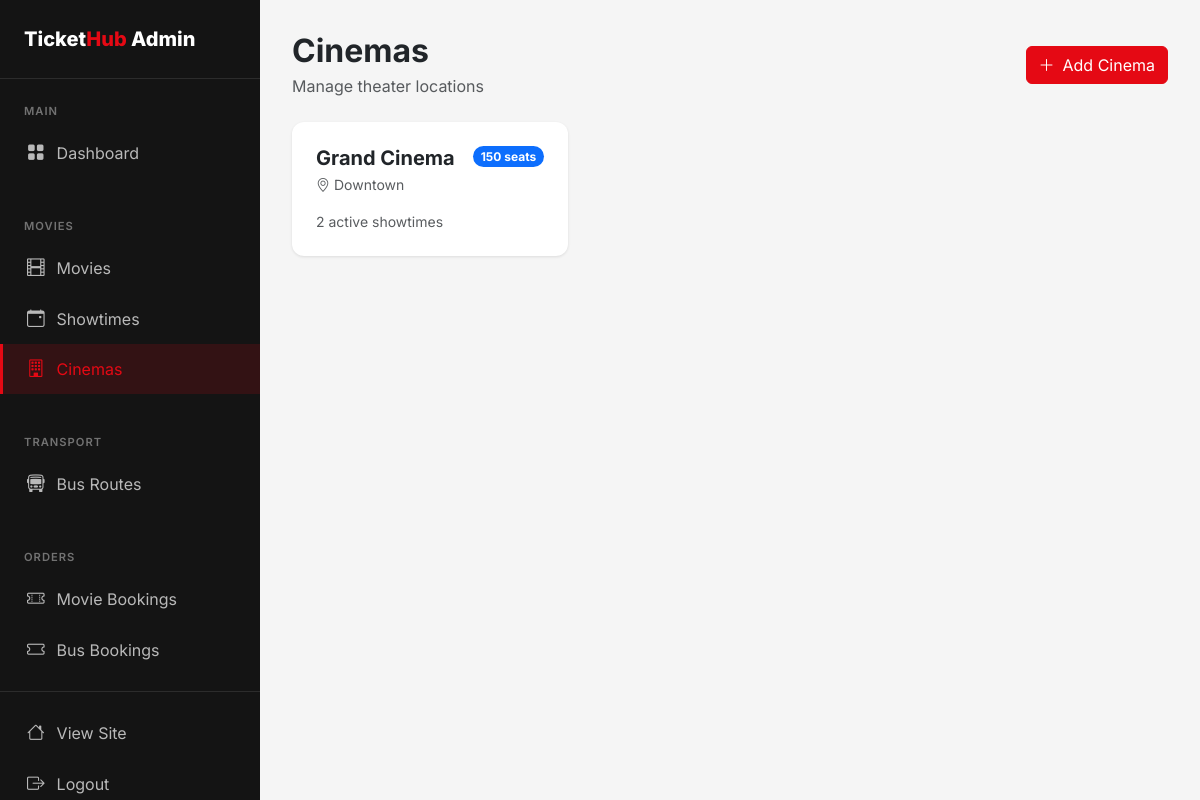
/admin/cinemas (signed in), run on the app's committed database.
### flask_app/app.py (models this page shows)
class Cinema(db.Model):
    id = db.Column(db.Integer, primary_key=True)
    name = db.Column(db.String(100), nullable=False)
    location = db.Column(db.String(200))
    total_seats = db.Column(db.Integer, default=100)
    showtimes = db.relationship('Showtime', backref='cinema', lazy=True)

### flask_app/app.py (the view)
@app.route('/admin/cinemas')
@login_required
@admin_required
def admin_cinemas():
    cinemas = Cinema.query.all()
    return render_template('admin/cinemas/list.html', cinemas=cinemas)

### flask_app/app.py (called while the page is built)
@login_manager.user_loader
def load_user(user_id):
    return User.query.get(int(user_id))

def admin_required(f):
    @wraps(f)
    def decorated_function(*args, **kwargs):
        if not current_user.is_authenticated or not current_user.is_admin:
            flash('You need admin access for this action.', 'error')
            return redirect(url_for('index'))
        return f(*args, **kwargs)
    return decorated_function

### flask_app/templates/admin/cinemas/list.html (shortened to what this page needs)
{% extends 'admin/base.html' %}
{% block admin_content %}
<div class="d-flex justify-content-between align-items-center mb-4">
    <div>
        <h2 class="fw-bold mb-1">Cinemas</h2>
        <p class="text-muted mb-0">Manage theater locations</p>
    </div>
    <a href="{{ url_for('admin_add_cinema') }}" class="btn btn-primary">
        <i class="bi bi-plus-lg me-2"></i>Add Cinema
    </a>
</div>
<div class="row g-4">
    {% if cinemas %}
        {% for cinema in cinemas %}
        <div class="col-md-6 col-lg-4">
            <div class="card h-100">
                <div class="card-body p-4">
                    <div class="d-flex align-items-start justify-content-between mb-3">
                        <div>
                            <h5 class="fw-bold mb-1">{{ cinema.name }}</h5>
                            <p class="text-muted small mb-0">
                                <i class="bi bi-geo-alt me-1"></i>{{ cinema.location or 'No location' }}
                            </p>
                        </div>
                        <span class="badge bg-primary rounded-pill">{{ cinema.total_seats }} seats</span>
                    </div>
                    <p class="text-muted small mb-0">{{ cinema.showtimes|length }} active showtimes</p>
                </div>
            </div>
        </div>
        {% endfor %}
    {% endif %}
</div>
{% endblock %}

### flask_app/templates/admin/base.html (style rules this page uses)
:root { --primary: #E50914; --primary-dark: #B20710; --secondary: #0A84FF; --dark: #141414; --dark-lighter: #1F1F1F; --gray-100: #F5F5F5; --gray-200: #E5E5E5; --gray-600: #6B7280; --success: #22C55E; }
body { font-family: 'Inter', sans-serif; background: var(--gray-100); }
.card { border: none; border-radius: 12px; box-shadow: 0 1px 3px rgba(0,0,0,0.1); }
.btn-primary { background: var(--primary); border-color: var(--primary); }

### data on the page
Cinema: name "Grand Cinema", location "Downtown", total_seats "150", showtimes|length "2"
